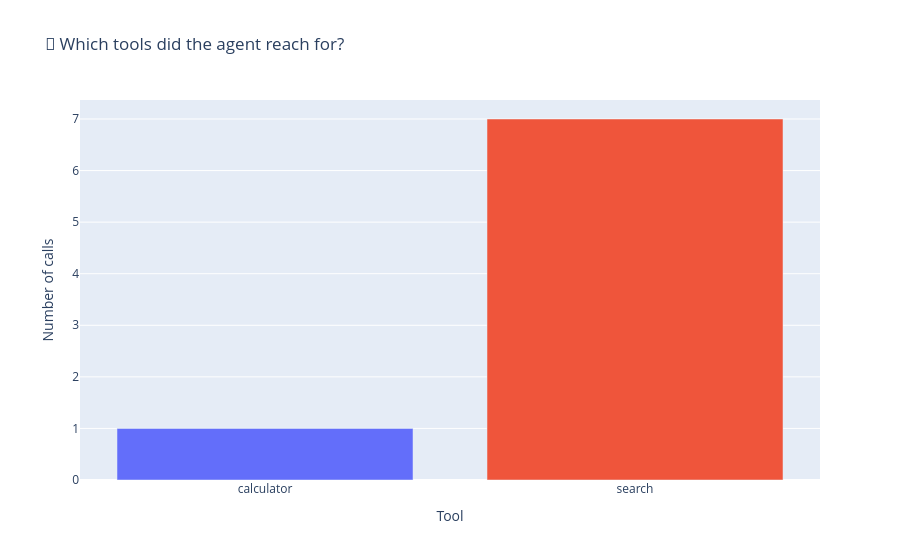

The code cell stored with this chart in its notebook:
### Code cell
# Guardrail 2 — a hard step limit, so a confused agent cannot run forever

def stubborn_policy(goal, scratchpad):
    """A policy stuck in a loop. Without max_steps this would never stop."""
    return dict(thought="Let me search once more…", action="search", action_input="pizza")


looping = run_agent("Find something that isn't in the knowledge base.",
                    policy=stubborn_policy, max_steps=4)

print(f"Status:      {looping['status']}")
print(f"Steps taken: {len(looping['steps'])} — the loop was cut off, not resolved")
print(f"Cost of the limit: 4 wasted tool calls. Cost of no limit: unbounded. 💸")

plot_tool_usage_summary([trace, trace_retry, looping])

### Figure 1 — Plotly figure (JSON) as saved in the notebook; plotly's stock layout.template omitted (floating-point values rounded to 4 significant figures)
{"data": [{"alignmentgroup": "True", "hovertemplate": "color=calculator<br>Tool=%{x}<br>Number of calls=%{y}<extra></extra>", "legendgroup": "calculator", "marker": {"color": "#636efa", "pattern": {"shape": ""}}, "name": "calculator", "offsetgroup": "calculator", "orientation": "v", "showlegend": true, "textposition": "auto", "type": "bar", "x": ["calculator"], "xaxis": "x", "y": [1], "yaxis": "y"}, {"alignmentgroup": "True", "hovertemplate": "color=search<br>Tool=%{x}<br>Number of calls=%{y}<extra></extra>", "legendgroup": "search", "marker": {"color": "#EF553B", "pattern": {"shape": ""}}, "name": "search", "offsetgroup": "search", "orientation": "v", "showlegend": true, "textposition": "auto", "type": "bar", "x": ["search"], "xaxis": "x", "y": [7], "yaxis": "y"}], "layout": {"barmode": "relative", "legend": {"title": {"text": "color"}, "tracegroupgap": 0}, "showlegend": false, "title": {"text": "🔧 Which tools did the agent reach for?"}, "xaxis": {"anchor": "y", "domain": [0, 1], "title": {"text": "Tool"}}, "yaxis": {"anchor": "x", "domain": [0, 1], "title": {"text": "Number of calls"}}}}
